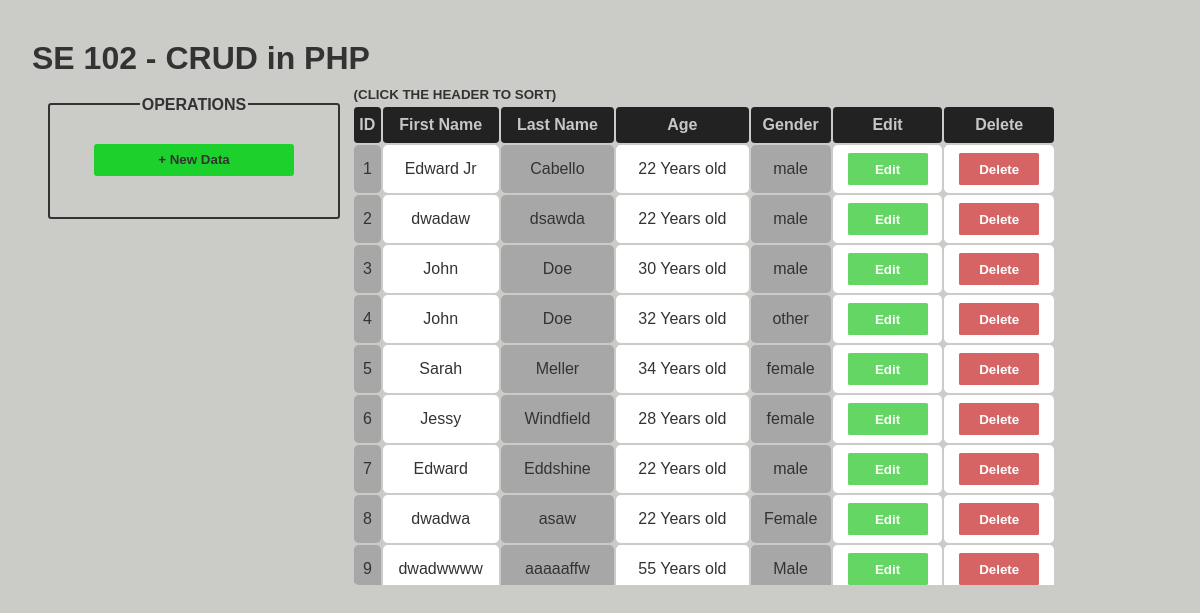
The page / on the database its author committed.
### tables this page shows
CREATE TABLE `records` (
  `ID` int(255) NOT NULL,
  `firstName` varchar(50) NOT NULL,
  `lastName` varchar(50) NOT NULL,
  `age` int(200) NOT NULL,
  `gender` varchar(10) NOT NULL
);

### php/table.php (the view, shortened to what this page needs)
<?php
    function getTable() {
        $conn = mysqlConnecion();
        $sql = "SELECT id, firstName, lastName, age, gender FROM records";
        $result = $conn->query($sql);
        if ($result->num_rows > 0) {
          while($row = $result->fetch_assoc()) {
            echo "<tr class='tableRow'>";
            echo "<td class='table-data-grey table-data'>".$row["id"]."</td>";
            echo "<td class='table-data-white table-data'>".$row["firstName"]."</td>";
            echo "<td class='table-data-grey table-data'>".$row["lastName"]."</td>";
            echo "<td class='table-data-white table-data'>".$row["age"]." Years old </td>";
            echo "<td class='table-data-grey table-data'>".$row["gender"]."</td>";
            echo "<td class='table-btn table-data'><button class='editBtn' title='Modify data'>Edit</button></td>";
            echo "<td class='table-btn table-data'><button class='deleteBtn' title='Delete data'>Delete</button></td>";
            echo "</tr>";
          }
        }
    }
?>

### index.php (shortened to what this page needs)
<!DOCTYPE html>
<html lang="en">
<head>
    <link rel="stylesheet" href="css/index.css">
</head>
<body>
    <h1 id="titlePhp" >SE 102 - CRUD in PHP</h1>
    <span id="addNewDiv">
       <p id="textOpe">OPERATIONS</p>
       <button class="addBtn" title="Add new data">&plus; New Data</button>
    </span>
    <div class="sortBy">
        <small id="sortByLabel">(CLICK THE HEADER TO SORT)</small>
    </div>
    <section>
        <div class="tableDiv">
            <table class="table">
                <tr>
                    <th class="table-header" title="Click to sort by ID">ID</th>
                    <th class="table-header" title="Click to sort by First Name">First Name</th>
                    <th class="table-header" title="Click to sort by Last Name">Last Name</th>
                    <th class="table-header" title="Click to sort by Age">Age</th>
                    <th class="table-header" title="Click to sort by Gender">Gender</th>
                    <th class="table-header">Edit</th>
                    <th class="table-header">Delete</th>
                </tr>
                    <?php
                      include 'php/table.php';
                      getTable();
                    ?>
            </table>
        </div>
    </section>
</body>
</html>

### css/index.css (style rules this page uses)
*, *::before, *::after { margin: 0; font-family: sans-serif; color: rgb(51, 51, 51); }
body { background: #cbccc8; scrollbar-width: thin; scrollbar-track-color: #333; }
.tableDiv { position: relative; left: 7rem ; right: 0; margin: 0 auto; margin-top: 3rem; width: 45rem; height: 30rem; background-color: #cbccc8; overflow: hidden; overflow-y: scroll; border-radius: .5rem; }
.table { width: 44rem; text-align: center; margin-right: 1rem; }
.table-header { position: sticky; top: 0; text-align: center; background-color: rgb(34, 34, 34); border: 1px solid rgb(34, 34, 34); border-radius: 0.2rem; color: rgb(199, 199, 199); height: 2rem; user-select: none; cursor: pointer; }
.tableRow { height: 3rem; }
.table-data-grey { background-color: rgb(167, 167, 167); }
.table-data-white, .table-btn { background-color: #fff; }
.table-data { border-radius: .3rem; }
.editBtn { background-color: rgb(100, 214, 100); }
.deleteBtn { background-color: rgb(214, 100, 100); }
.editBtn, .deleteBtn { font-weight: 600; border: none; border-radius: .1rem; width: 5rem; height: 2rem; color: #FFF; cursor: pointer; }
#titlePhp { margin: 2.5rem 0 10px 2rem; }
#addNewDiv { position: absolute; left: 0; right: 0; margin-left: 3rem; margin-top: 1rem; background-color: transparent; border: #333 solid 2px; border-radius: 0.2rem; width: 18rem; height: 7rem; }
#textOpe { position: relative; margin: 0 auto; text-align: center; background-color: #cbccc8; width: 6.8rem; top: -9px; font-weight: 600; }
.addBtn { font-weight: 600; position: absolute; left: 0; right: 0; margin-left: auto; margin-right: auto; margin-top: 1.3rem; width: 12.5rem; height: 2rem; cursor: pointer; background-color: rgb(28, 209, 43); border: none; border-radius: 0.2rem; }
.sortBy { position: relative; margin: 0 auto; left: -8.9rem; width: 13rem; top: -.1rem; margin-bottom: -3rem; font-weight: 600; }

### rows shown on the page
records: ID "1", firstName "Edward Jr", lastName "Cabello", age "22", gender "male"
records: ID "2", firstName "dwadaw", lastName "dsawda", age "22", gender "male"
records: ID "3", firstName "John", lastName "Doe", age "30", gender "male"
records: ID "4", firstName "John", lastName "Doe", age "32", gender "other"
records: ID "5", firstName "Sarah", lastName "Meller", age "34", gender "female"
records: ID "6", firstName "Jessy", lastName "Windfield", age "28", gender "female"
records: ID "7", firstName "Edward", lastName "Eddshine", age "22", gender "male"
records: ID "8", firstName "dwadwa", lastName "asaw", age "22", gender "Female"
records: ID "9", firstName "dwadwwww", lastName "aaaaaffw", age "55", gender "Male"
